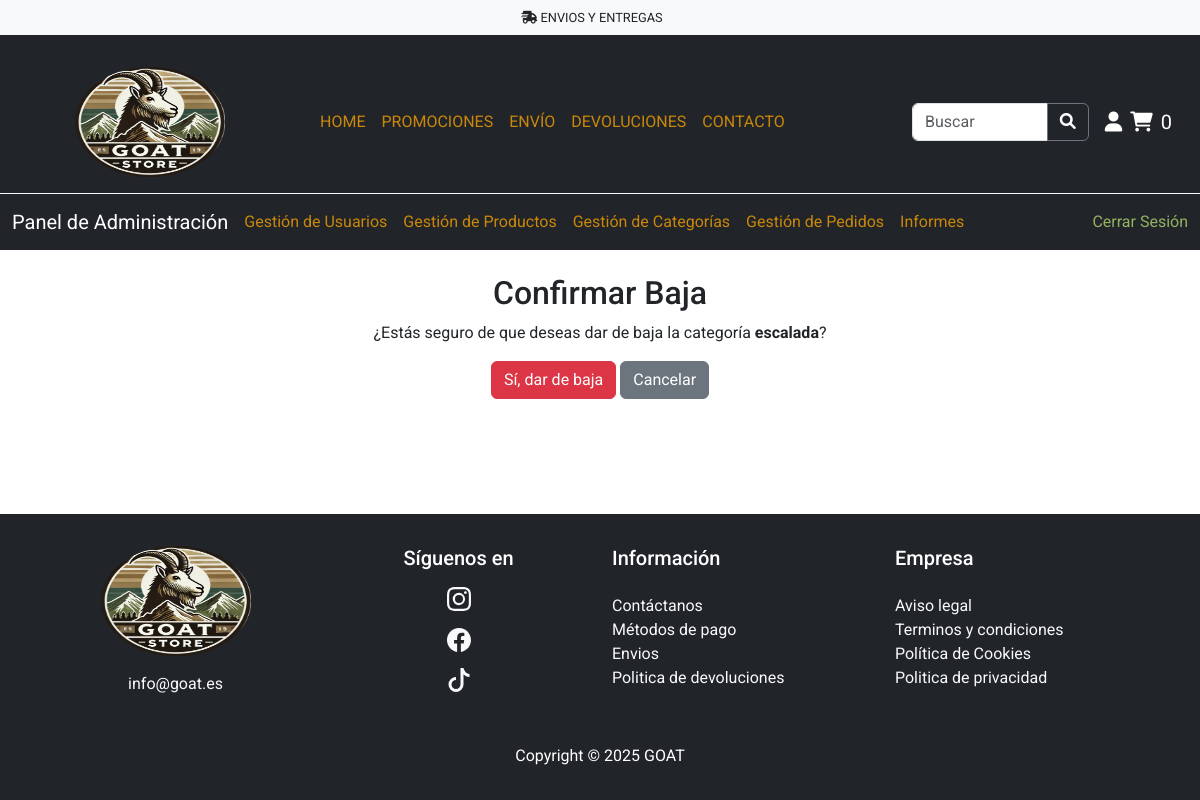
/paginas/baja_categoria.php?codigo=1 (signed in), run on an earlier commit of the app's database.
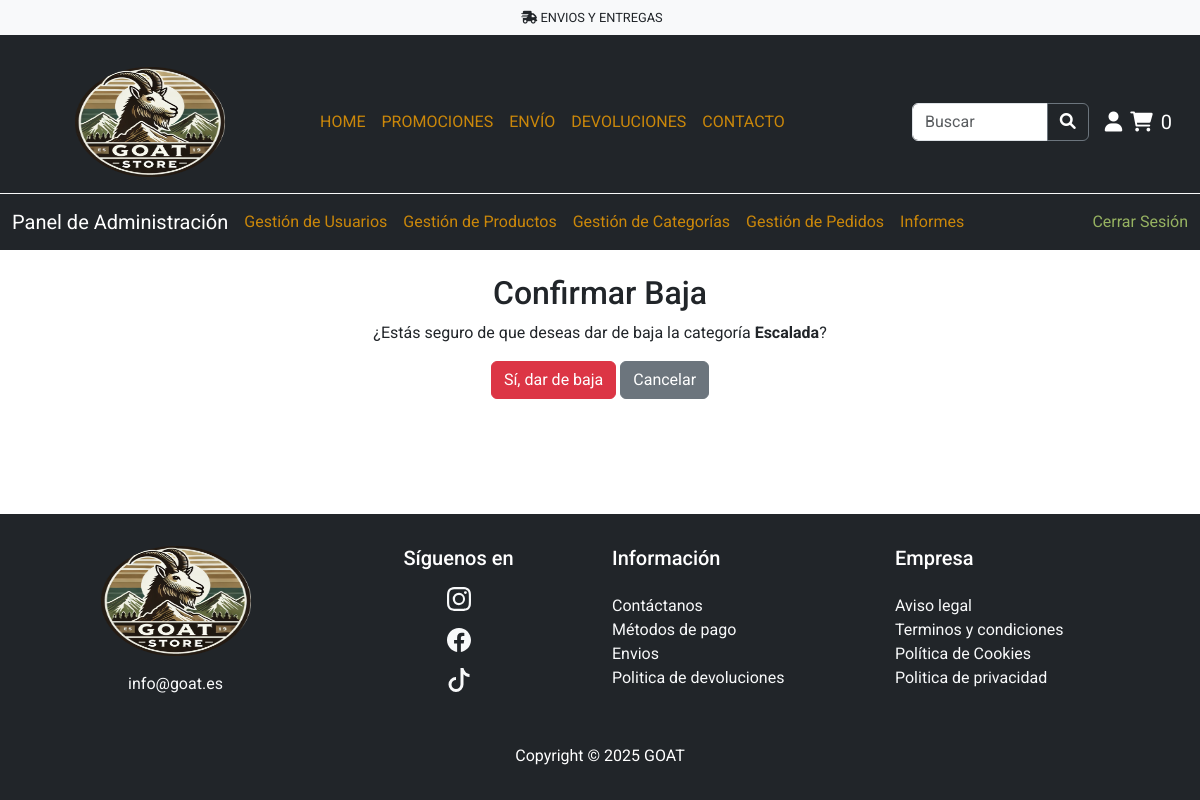
And on a later commit of the database.
### tables this page shows
CREATE TABLE `categorias` (
  `codigo` int(11) NOT NULL,
  `nombre` varchar(50) NOT NULL,
  `activo` tinyint(1) NOT NULL,
  `codCategoriaPadre` int(11) NOT NULL
);

### gestores/GestorCategoria.php (called while the page is built, shortened)
<?php
require_once 'Categoria.php';
class GestorCategorias{
    private $db;
    public function __construct($db){
        $this ->db = $db;
    }
    public function getCategoriaPorCodigo($codigo) {
        $sql = "SELECT * FROM categorias WHERE codigo = :codigo";
        try {
            $stmt = $this->db->prepare($sql);
            $stmt->bindParam(':codigo', $codigo, PDO::PARAM_INT);
            $stmt->execute();
            $categoria = $stmt->fetch(PDO::FETCH_ASSOC);
            if ($categoria) {
                return new Categoria(
                    $categoria['codigo'],
                    $categoria['nombre'],
                    $categoria['activo'],
                    $categoria['codCategoriaPadre']
                );
            }
            return null;
        } catch (PDOException $e) {
            error_log("Error al obtener categoría: " . $e->getMessage());
            return null;
        }
    }
}

### gestores/Categoria.php (called while the page is built, shortened)
<?php
class Categoria {
    private $nombre;
    public function __construct($codigo, $nombre, $activo, $codCategoriaPadre) {
        $this->nombre = $nombre;
    }
    public function getNombre() {
        return $this->nombre;
    }
}
?>

### paginas/baja_categoria.php (the view, shortened to what this page needs)
<?php
require_once '../servidor/config.php';
include_once '../gestores/GestorCategoria.php';
include_once '../gestores/Categoria.php';
$codigo = htmlspecialchars(trim($_GET['codigo']));
$db = conectar();
$gestor = new GestorCategorias($db);
$categoria = $gestor->getCategoriaPorCodigo($codigo);
?>
<!DOCTYPE html>
<html lang="es">
<head>
    <link href="https://cdn.jsdelivr.net/npm/bootstrap@5.3.0/dist/css/bootstrap.min.css" rel="stylesheet">
    <link rel="stylesheet" href="https://cdnjs.cloudflare.com/ajax/libs/font-awesome/6.0.0-beta3/css/all.min.css">
    <link rel="stylesheet" href="../estilos/style1.css">
</head>
<body class="d-flex flex-column min-vh-100">
    <?php include '../plantillas/header.php' ?>
    <?php
        include '../plantillas/menuAdmin.php';
    ?>
    <div class="container-fluid mt-4 flex-grow-1">
        <h2 class="text-center">Confirmar Baja</h2>
        <p class="text-center">¿Estás seguro de que deseas dar de baja la categoría <strong><?php echo htmlspecialchars($categoria->getNombre()); ?></strong>?</p>
        <form method="POST" class="text-center">
            <button type="submit" class="btn btn-danger">Sí, dar de baja</button>
            <a href="gestion_categorias.php" class="btn btn-secondary">Cancelar</a>
        </form>
    </div>
    <?php include '../plantillas/footer.php' ?>
</body>
</html>

What changed in the data, as far as the page shows it:
changed categorias: nombre "escalada" → "Escalada"
